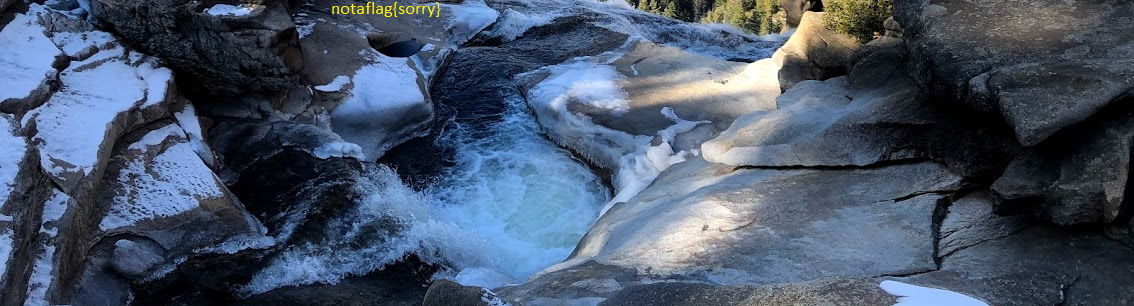
#> input picture tunnel_vision/fixed.bmp, 1134 x 306 px
$ jupyter execute tunnel_vision.ipynb
#> lines starting #> are read from the running program, lines starting #| are printed output that depends on the picture
[cell 1]
import cv2

img = cv2.imread("fixed.bmp", cv2.IMREAD_UNCHANGED)
#> img is the input picture: shape (306, 1134, 3); mean B, G, R 105.6, 84.9, 71

print(type(img))
#| <class 'numpy.ndarray'>
print(img.shape)
#| (306, 1134, 3)
# cv2.imwrite("fixed.bmp", img)

[cell 2]
# invert the colors
print(type(img))
#| <class 'numpy.ndarray'>
inverted = cv2.bitwise_not(img)
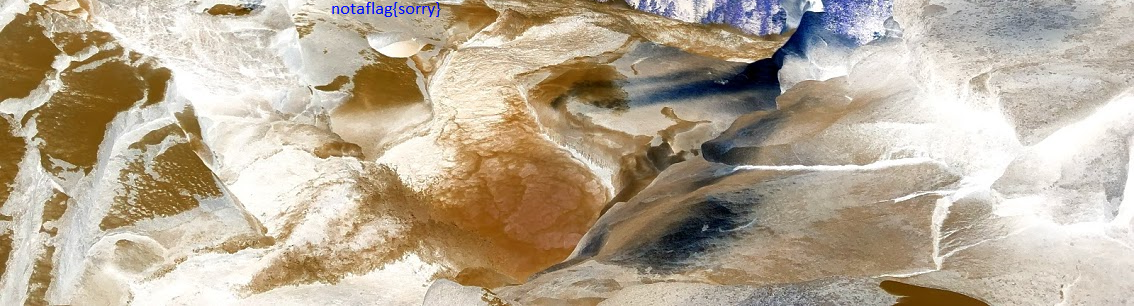
#> inverted: shape (306, 1134, 3); mean B, G, R 149.4, 170.1, 184
cv2.imwrite("inverted.bmp", inverted)
#> Out = True

[cell 3]
# switch red and blue
switched = img.copy()

rows, cols, _ = img.shape
#> rows = 306; cols = 1134

for i in range(rows):
    for j in range(cols):
        k = img[i, j]
        t = k[2]
        k[2] = k[0]
        k[0] = t

cv2.imwrite("switched.bmp", switched)
#> Out = True

[cell 4]
# save grayscale
gray_img = cv2.imread("fixed.bmp", cv2.IMREAD_GRAYSCALE)
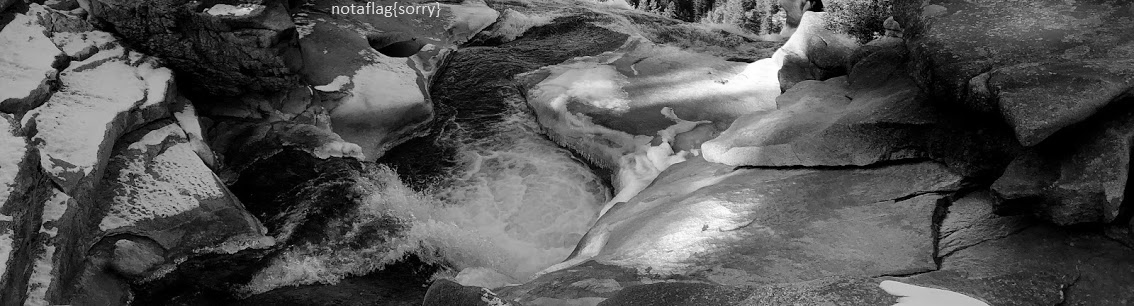
#> gray_img: shape (306, 1134); min 0, max 255, mean 83.1
cv2.imwrite("grayscale.bmp", gray_img)
#> Out = True

[cell 5]
# transpose?
transposed = cv2.transpose(img)
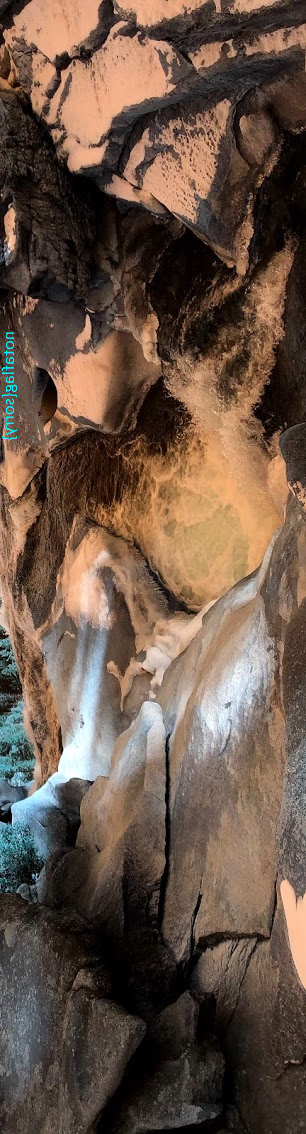
#> transposed: shape (1134, 306, 3); mean B, G, R 71, 84.9, 105.6
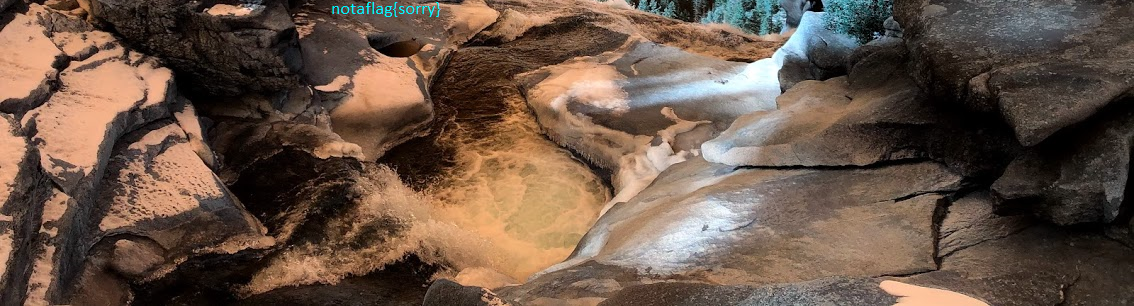
#> img: shape (306, 1134, 3); mean B, G, R 71, 84.9, 105.6
cv2.imwrite("transposed.bmp", transposed)
#> Out = True

$ run again, with tunnel_vision/original.bmp copied over tunnel_vision/fixed.bmp
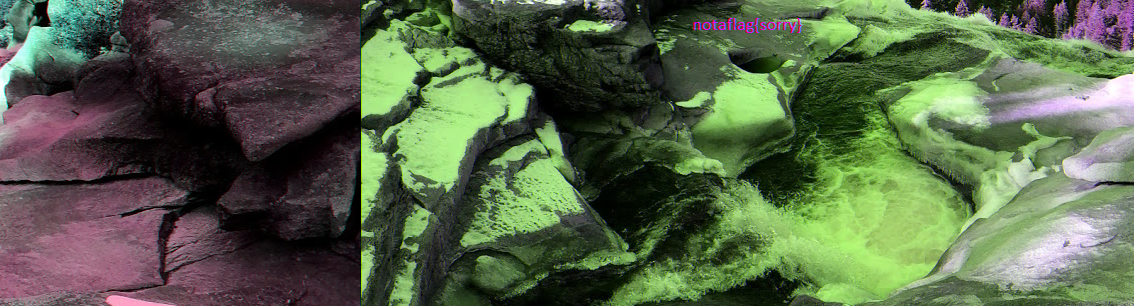
#> input picture tunnel_vision/original.bmp, 1134 x 306 px
#> img is the input picture: shape (306, 1134, 3); mean B, G, R 73.7, 101, 87.8
#| <class 'numpy.ndarray'>
#| (306, 1134, 3)
#| <class 'numpy.ndarray'>
#> `inverted = cv2.bitwise_not(img)`:
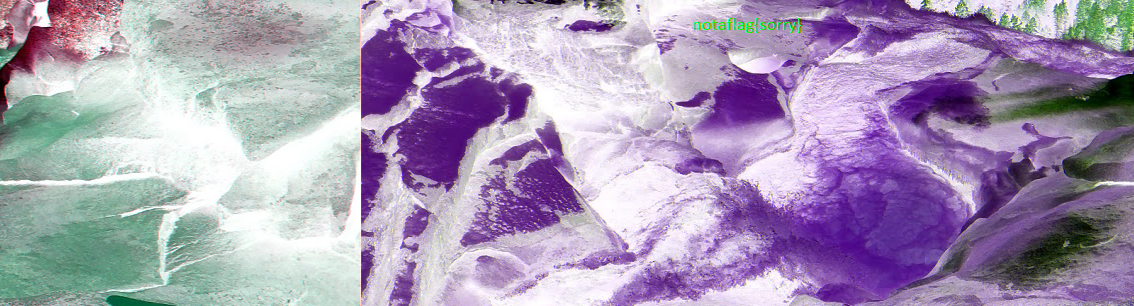
#> inverted: shape (306, 1134, 3); mean B, G, R 181.3, 154, 167.2
#> `cv2.imwrite("inverted.bmp", inverted)`: Out = True
#> `transposed = cv2.transpose(img)`:
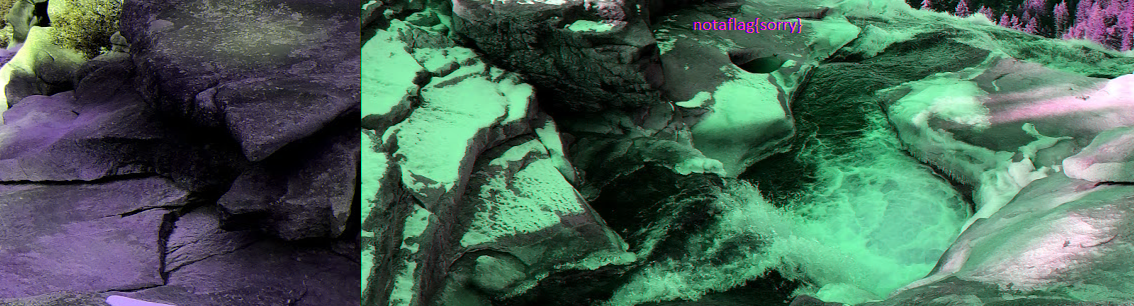
#> img: shape (306, 1134, 3); mean B, G, R 87.8, 101, 73.7
